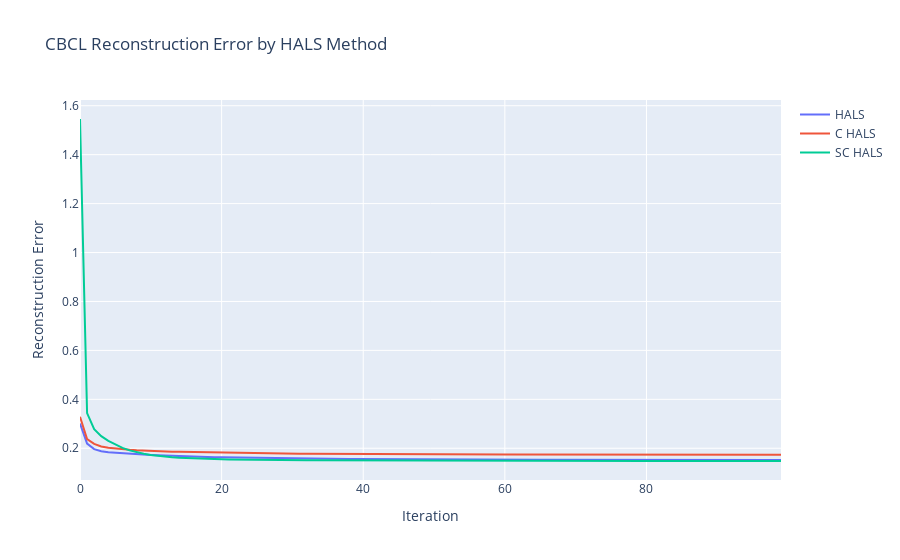

Notebook cell for this chart:
### Markdown cell above
*Plot: Reconstruction Errors*

### Code cell
fig = go.Figure()

for method in hals_errors_df.columns:
    fig.add_trace(
        go.Scatter(
            y = hals_errors_df[method],
            name = method
        )
    )

fig.update_layout(
    title = 'CBCL Reconstruction Error by HALS Method',
    yaxis_title = 'Reconstruction Error',
    xaxis_title = 'Iteration'
)
fig.show()
